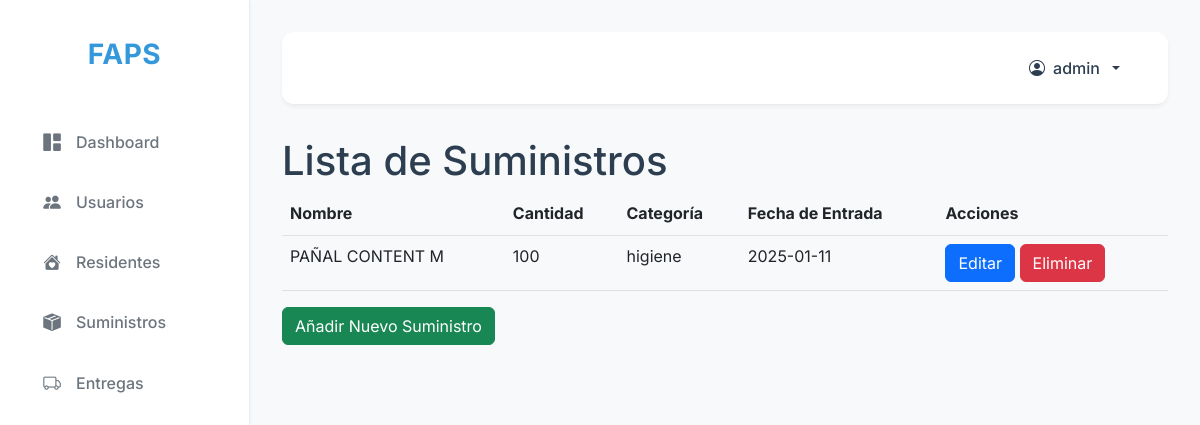
Page /admin/supplies (signed in) on the committed database.
### app/models.py (models this page shows)
class Supply(db.Model):
    id = db.Column(db.Integer, primary_key=True)
    name = db.Column(db.String(100), nullable=False)
    category = db.Column(db.String(100), nullable=False)
    quantity = db.Column(db.Integer, nullable=False)
    entry_date = db.Column(db.Date, nullable=False)

### app/routes/supply_routes.py (the view)
@supply_bp.route('/admin/supplies')
@login_required
def list_supplies():
    supplies = Supply.query.all()
    return render_template('list_supplies.html', supplies=supplies)

### app/routes/auth_routes.py (called while the page is built)
def login_required(f):
    @wraps(f)
    def decorated_function(*args, **kwargs):
        if 'user_id' not in session:
            return redirect(url_for('auth_bp.login'))
        return f(*args, **kwargs)
    return decorated_function

### app/templates/list_supplies.html (shortened to what this page needs)
{% extends 'base.html' %}
{% block content %}
<h1>Lista de Suministros</h1>
<table class="table">
    <thead>
        <tr>
            <th>Nombre</th>
            <th>Cantidad</th>
            <th>Categoría</th>
            <th>Fecha de Entrada</th>
            {% if session['user_type'] == 'admin' %}
            <th>Acciones</th>
            {% endif %}
        </tr>
    </thead>
    <tbody>
        {% for supply in supplies %}
        <tr>
            <td>{{ supply.name }}</td>
            <td>{{ supply.quantity }}</td>
            <td>{{ supply.category }}</td>
            <td>{{ supply.entry_date.strftime('%Y-%m-%d') }}</td>
            {% if session['user_type'] == 'admin' %}
            <td>
                <a class="btn btn-primary" href="{{ url_for('supply_bp.edit_supply', id=supply.id) }}">Editar</a>
                <form action="{{ url_for('supply_bp.delete_supply', id=supply.id) }}" method="post" style="display:inline;">
                    <button class="btn btn-danger" type="submit">Eliminar</button>
                </form>
            </td>
            {% endif %}
        </tr>
        {% endfor %}
    </tbody>
</table>
{% if session['user_type'] == 'admin' %}
<a class="btn btn-success" href="{{ url_for('supply_bp.create_supply') }}">Añadir Nuevo Suministro</a>
{% endif %}
{% endblock %}

### app/static/css/custom.css (style rules this page uses)
:root { --bg-primary: #f8f9fa; --bg-secondary: #ffffff; --text-primary: #2c3e50; --text-secondary: #6c757d; --border-color: #e9ecef; --accent-color: #3498db; --accent-hover: #2980b9; --danger-color: #e74c3c; --success-color: #2ecc71; --warning-color: #f1c40f; --info-color: #3498db; --sidebar-width: 250px; --header-height: 60px; --footer-height: 60px; --shadow-sm: 0 2px 4px rgba(0,0,0,0.05); --shadow-md: 0 4px 6px rgba(0,0,0,0.1); --shadow-lg: 0 10px 15px rgba(0,0,0,0.1); --transition: all 0.3s ease; }
* { margin: 0; padding: 0; box-sizing: border-box; }
body { font-family: 'Inter', -apple-system, BlinkMacSystemFont, 'Segoe UI', 'Roboto', sans-serif; background-color: var(--bg-primary); color: var(--text-primary); line-height: 1.6; min-height: 100vh; display: flex; }

### rows in the picture
Supply: name "PAÑAL CONTENT M", quantity "100", category "higiene", entry_date "2025-01-11"

### other values in the picture
{{ session.get('user_type', '') }} "admin"
